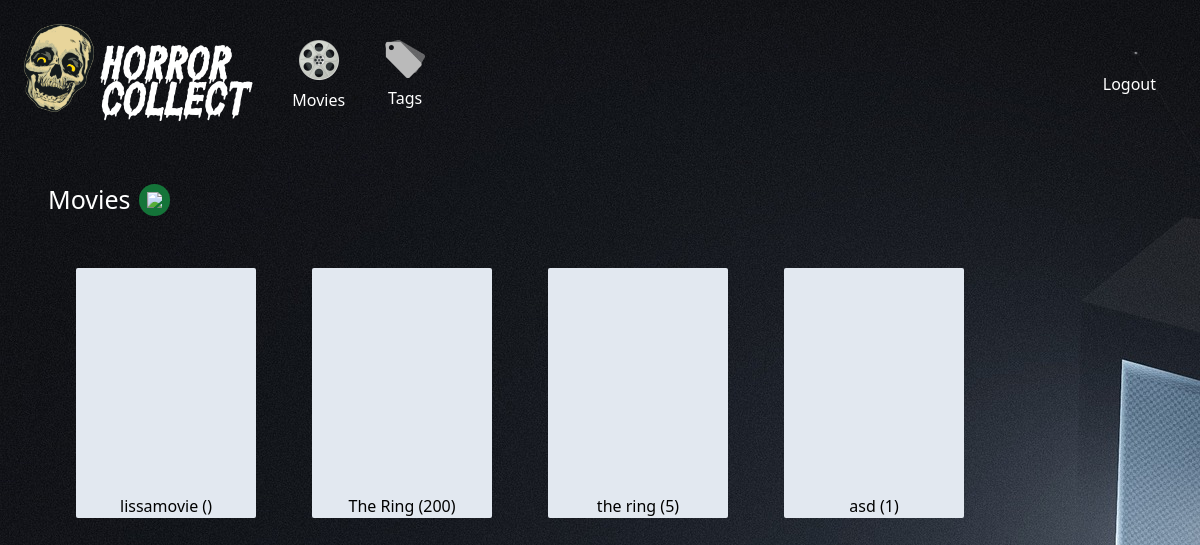
/movies (signed in), run on the app's committed database.
### app/models.py (models this page shows)
class Movie(db.Model):
  id = db.Column(db.Integer, primary_key=True)
  title = db.Column(db.String(255), nullable=False)
  release_year = db.Column(db.String(4))
  tags = db.relationship('Tag', secondary='movie_tags', back_populates='movies')

### app/controllers/movies.py (the view)
@movies.route('/movies')
@login_required
def index():
  movies = Movie.query.all()
  return render_template('movies/index.html', movies=movies)

### app/__init__.py (called while the page is built)
@login_manager.user_loader
def load_user(user_id):
    return User.query.get(int(user_id))

### app/templates/movies/index.html
{% extends 'layouts/base.html' %} {% block content %}
<div class="flex title flex-row items-center mb-4">
  <p class="">Movies</p>
  <a class="rounded-full p-2 bg-green-700/90 m-2 hover:bg-green-800/90" href="{{ url_for('movies.new') }}"><img class="w-[15px]" src="/static/images/plus.png"/></a>
</div>
<div class="flex flex-row justify-left flex-wrap">
  {% for movie in movies %}
  <div class="bg-slate-200 m-7 text-black rounded-sm w-[180px] h-[250px]  flex justify-center items-end">
    <a href="{{ url_for('movies.show', id=movie.id) }}" class="">{{ movie.title }} ({{ movie.release_year }})</a>
  </div>
  {% endfor %}
</div>
{% endblock %}

### app/static/style.css (style rules this page uses)
.title { font-size: 25px; width: 100%; text-align: center; }

### data on the page
Movie: title "lissamovie"
Movie: title "The Ring", release_year "200"
Movie: title "the ring", release_year "5"
Movie: title "asd", release_year "1"
